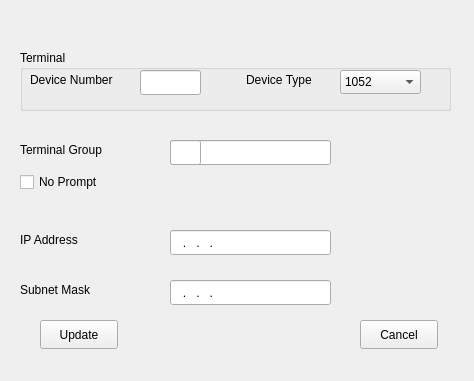
<?xml version="1.0" encoding="UTF-8"?>
<ui version="4.0">
 <class>ConsolePropertiesClass</class>
 <widget class="QWidget" name="ConsolePropertiesClass">
  <property name="geometry">
   <rect>
    <x>0</x>
    <y>0</y>
    <width>474</width>
    <height>381</height>
   </rect>
  </property>
  <property name="windowTitle">
   <string>ConsoleProperties</string>
  </property>
  <widget class="QGroupBox" name="groupBox">
   <property name="geometry">
    <rect>
     <x>20</x>
     <y>50</y>
     <width>431</width>
     <height>61</height>
    </rect>
   </property>
   <property name="title">
    <string>Terminal</string>
   </property>
   <widget class="QComboBox" name="deviceCombo">
    <property name="enabled">
     <bool>true</bool>
    </property>
    <property name="geometry">
     <rect>
      <x>320</x>
      <y>20</y>
      <width>81</width>
      <height>24</height>
     </rect>
    </property>
    <item>
     <property name="text">
      <string>1052</string>
     </property>
    </item>
    <item>
     <property name="text">
      <string>3215</string>
     </property>
    </item>
    <item>
     <property name="text">
      <string>1052-C</string>
     </property>
    </item>
    <item>
     <property name="text">
      <string>3215-C</string>
     </property>
    </item>
   </widget>
   <widget class="QLabel" name="label_3">
    <property name="geometry">
     <rect>
      <x>10</x>
      <y>20</y>
      <width>101</width>
      <height>19</height>
     </rect>
    </property>
    <property name="text">
     <string>Device Number</string>
    </property>
   </widget>
   <widget class="QLineEdit" name="deviceNumber">
    <property name="geometry">
     <rect>
      <x>120</x>
      <y>20</y>
      <width>61</width>
      <height>25</height>
     </rect>
    </property>
    <property name="inputMask">
     <string/>
    </property>
   </widget>
   <widget class="QLabel" name="label_4">
    <property name="geometry">
     <rect>
      <x>226</x>
      <y>20</y>
      <width>81</width>
      <height>20</height>
     </rect>
    </property>
    <property name="text">
     <string>Device Type</string>
    </property>
   </widget>
  </widget>
  <widget class="QPushButton" name="cancelButton">
   <property name="geometry">
    <rect>
     <x>360</x>
     <y>320</y>
     <width>78</width>
     <height>29</height>
    </rect>
   </property>
   <property name="text">
    <string>Cancel</string>
   </property>
  </widget>
  <widget class="QPushButton" name="OKButton">
   <property name="geometry">
    <rect>
     <x>40</x>
     <y>320</y>
     <width>78</width>
     <height>29</height>
    </rect>
   </property>
   <property name="text">
    <string>Update</string>
   </property>
  </widget>
  <widget class="QLabel" name="label_terminal">
   <property name="geometry">
    <rect>
     <x>20</x>
     <y>140</y>
     <width>101</width>
     <height>19</height>
    </rect>
   </property>
   <property name="text">
    <string>Terminal Group</string>
   </property>
  </widget>
  <widget class="QLineEdit" name="terminalGroup">
   <property name="geometry">
    <rect>
     <x>170</x>
     <y>140</y>
     <width>161</width>
     <height>25</height>
    </rect>
   </property>
  </widget>
  <widget class="QLineEdit" name="commandPrefix">
   <property name="geometry">
    <rect>
     <x>170</x>
     <y>140</y>
     <width>31</width>
     <height>25</height>
    </rect>
   </property>
   <property name="inputMask">
    <string>x; </string>
   </property>
  </widget>
  <widget class="QLabel" name="label_ip">
   <property name="geometry">
    <rect>
     <x>20</x>
     <y>230</y>
     <width>111</width>
     <height>19</height>
    </rect>
   </property>
   <property name="text">
    <string>IP Address</string>
   </property>
  </widget>
  <widget class="QLineEdit" name="ipAddress">
   <property name="geometry">
    <rect>
     <x>170</x>
     <y>230</y>
     <width>161</width>
     <height>25</height>
    </rect>
   </property>
   <property name="inputMask">
    <string>hhh.hhh.hhh.hhh; </string>
   </property>
  </widget>
  <widget class="QLabel" name="label_mask">
   <property name="geometry">
    <rect>
     <x>20</x>
     <y>280</y>
     <width>121</width>
     <height>19</height>
    </rect>
   </property>
   <property name="text">
    <string>Subnet Mask</string>
   </property>
  </widget>
  <widget class="QLineEdit" name="subnetMask">
   <property name="geometry">
    <rect>
     <x>170</x>
     <y>280</y>
     <width>161</width>
     <height>25</height>
    </rect>
   </property>
   <property name="inputMask">
    <string>hhh.hhh.hhh.hhh; </string>
   </property>
  </widget>
  <widget class="QCheckBox" name="noPromptCheckBox">
   <property name="geometry">
    <rect>
     <x>20</x>
     <y>170</y>
     <width>91</width>
     <height>24</height>
    </rect>
   </property>
   <property name="text">
    <string>No Prompt</string>
   </property>
  </widget>
 </widget>
 <layoutdefault spacing="6" margin="11"/>
 <resources/>
 <connections/>
</ui>
